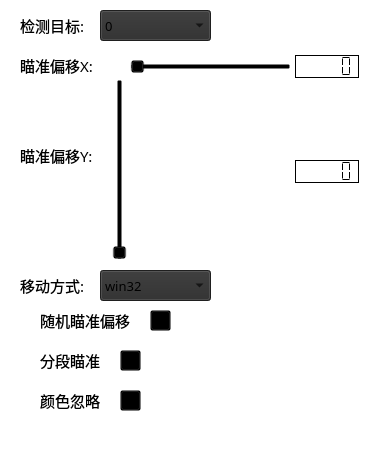
   <widget class="QFrame" name="parameteComponentFrame">
    <property name="geometry">
     <rect>
      <x>530</x>
      <y>60</y>
      <width>371</width>
      <height>471</height>
     </rect>
    </property>
    <property name="styleSheet">
     <string notr="true">background-color: rgba(0, 0, 0, 0);</string>
    </property>
    <property name="frameShape">
     <enum>QFrame::Shape::NoFrame</enum>
    </property>
    <property name="frameShadow">
     <enum>QFrame::Shadow::Raised</enum>
    </property>
    <widget class="QFrame" name="advancedSettingsFrame">
     <property name="geometry">
      <rect>
       <x>0</x>
       <y>0</y>
       <width>371</width>
       <height>461</height>
      </rect>
     </property>
     <property name="styleSheet">
      <string notr="true">background-color: rgba(0, 0, 0, 0);
border-color: rgba(0, 0, 0, 0);</string>
     </property>
     <property name="frameShape">
      <enum>QFrame::Shape::Box</enum>
     </property>
     <property name="frameShadow">
      <enum>QFrame::Shadow::Raised</enum>
     </property>
     <property name="lineWidth">
      <number>0</number>
     </property>
     <widget class="QComboBox" name="detectionTargetComboBox">
      <property name="geometry">
       <rect>
        <x>100</x>
        <y>10</y>
        <width>111</width>
        <height>31</height>
       </rect>
      </property>
      <property name="font">
       <font>
        <family>Microsoft YaHei</family>
        <pointsize>10</pointsize>
        <bold>false</bold>
       </font>
      </property>
      <property name="styleSheet">
       <string notr="true">background-color: rgb(44, 44, 44);</string>
      </property>
      <item>
       <property name="text">
        <string>0</string>
       </property>
      </item>
      <item>
       <property name="text">
        <string>1</string>
       </property>
      </item>
      <item>
       <property name="text">
        <string>2</string>
       </property>
      </item>
      <item>
       <property name="text">
        <string>ALL</string>
       </property>
      </item>
     </widget>
     <widget class="QLabel" name="detectionTargetLabel">
      <property name="geometry">
       <rect>
        <x>20</x>
        <y>10</y>
        <width>71</width>
        <height>31</height>
       </rect>
      </property>
      <property name="font">
       <font>
        <family>Microsoft YaHei</family>
        <pointsize>11</pointsize>
       </font>
      </property>
      <property name="styleSheet">
       <string notr="true">background-color: rgba(0, 0, 0, 0);</string>
      </property>
      <property name="text">
       <string>检测目标:</string>
      </property>
      <property name="alignment">
       <set>Qt::AlignmentFlag::AlignLeading|Qt::AlignmentFlag::AlignLeft|Qt::AlignmentFlag::AlignVCenter</set>
      </property>
     </widget>
     <widget class="QCheckBox" name="auxiliaryPressureGunCheckBox_4">
      <property name="geometry">
       <rect>
        <x>20</x>
        <y>310</y>
        <width>121</width>
        <height>20</height>
       </rect>
      </property>
      <property name="font">
       <font>
        <family>Microsoft YaHei</family>
        <pointsize>11</pointsize>
       </font>
      </property>
      <property name="text">
       <string>随机瞄准偏移</string>
      </property>
     </widget>
     <widget class="QCheckBox" name="smoothAimingCheckBox_4">
      <property name="geometry">
       <rect>
        <x>20</x>
        <y>350</y>
        <width>91</width>
        <height>20</height>
       </rect>
      </property>
      <property name="font">
       <font>
        <family>Microsoft YaHei</family>
        <pointsize>11</pointsize>
       </font>
      </property>
      <property name="text">
       <string>分段瞄准</string>
      </property>
     </widget>
     <widget class="QToolButton" name="auxiliaryPressureGunToolButton_4">
      <property name="geometry">
       <rect>
        <x>150</x>
        <y>310</y>
        <width>21</width>
        <height>21</height>
       </rect>
      </property>
      <property name="text">
       <string>...</string>
      </property>
     </widget>
     <widget class="QToolButton" name="smoothAimingToolButton_4">
      <property name="geometry">
       <rect>
        <x>120</x>
        <y>350</y>
        <width>21</width>
        <height>21</height>
       </rect>
      </property>
      <property name="text">
       <string>...</string>
      </property>
     </widget>
     <widget class="QToolButton" name="automaticTriggerToolButton_4">
      <property name="geometry">
       <rect>
        <x>120</x>
        <y>390</y>
        <width>21</width>
        <height>21</height>
       </rect>
      </property>
      <property name="text">
       <string>...</string>
      </property>
     </widget>
     <widget class="QCheckBox" name="automaticTriggerCheckBox_4">
      <property name="geometry">
       <rect>
        <x>20</x>
        <y>390</y>
        <width>91</width>
        <height>20</height>
       </rect>
      </property>
      <property name="font">
       <font>
        <family>Microsoft YaHei</family>
        <pointsize>11</pointsize>
       </font>
      </property>
      <property name="text">
       <string>颜色忽略</string>
      </property>
     </widget>
     <widget class="QLabel" name="label_26">
      <property name="geometry">
       <rect>
        <x>220</x>
        <y>15</y>
        <width>21</width>
        <height>21</height>
       </rect>
      </property>
      <property name="sizePolicy">
       <sizepolicy hsizetype="Fixed" vsizetype="Fixed">
        <horstretch>0</horstretch>
        <verstretch>0</verstretch>
       </sizepolicy>
      </property>
      <property name="toolTip">
       <string>根据模型进行调整</string>
      </property>
      <property name="text">
       <string/>
      </property>
      <property name="pixmap">
       <pixmap>ico/warningtriangle_87535-modified.png</pixmap>
      </property>
      <property name="scaledContents">
       <bool>true</bool>
      </property>
     </widget>
     <widget class="QLabel" name="aimingRangeLabel_3">
      <property name="geometry">
       <rect>
        <x>20</x>
        <y>50</y>
        <width>81</width>
        <height>31</height>
       </rect>
      </property>
      <property name="font">
       <font>
        <family>Microsoft YaHei</family>
        <pointsize>11</pointsize>
       </font>
      </property>
      <property name="styleSheet">
       <string notr="true">background-color: rgba(0, 0, 0, 0);</string>
      </property>
      <property name="text">
       <string>瞄准偏移X:</string>
      </property>
      <property name="alignment">
       <set>Qt::AlignmentFlag::AlignLeading|Qt::AlignmentFlag::AlignLeft|Qt::AlignmentFlag::AlignVCenter</set>
      </property>
     </widget>
     <widget class="QLCDNumber" name="offset_centerxNumber">
      <property name="geometry">
       <rect>
        <x>295</x>
        <y>55</y>
        <width>64</width>
        <height>23</height>
       </rect>
      </property>
      <property name="frameShape">
       <enum>QFrame::Shape::Box</enum>
      </property>
      <property name="frameShadow">
       <enum>QFrame::Shadow::Plain</enum>
      </property>
      <property name="segmentStyle">
       <enum>QLCDNumber::SegmentStyle::Flat</enum>
      </property>
     </widget>
     <widget class="QSlider" name="offset_centerxVerticalSlider">
      <property name="geometry">
       <rect>
        <x>130</x>
        <y>57</y>
        <width>161</width>
        <height>20</height>
       </rect>
      </property>
      <property name="orientation">
       <enum>Qt::Orientation::Horizontal</enum>
      </property>
     </widget>
     <widget class="QLabel" name="aimingRangeLabel_4">
      <property name="geometry">
       <rect>
        <x>20</x>
        <y>140</y>
        <width>81</width>
        <height>31</height>
       </rect>
      </property>
      <property name="font">
       <font>
        <family>Microsoft YaHei</family>
        <pointsize>11</pointsize>
       </font>
      </property>
      <property name="styleSheet">
       <string notr="true">background-color: rgba(0, 0, 0, 0);</string>
      </property>
      <property name="text">
       <string>瞄准偏移Y:</string>
      </property>
      <property name="alignment">
       <set>Qt::AlignmentFlag::AlignLeading|Qt::AlignmentFlag::AlignLeft|Qt::AlignmentFlag::AlignVCenter</set>
      </property>
     </widget>
     <widget class="QSlider" name="offset_centeryVerticalSlider">
      <property name="geometry">
       <rect>
        <x>110</x>
        <y>79</y>
        <width>20</width>
        <height>181</height>
       </rect>
      </property>
      <property name="orientation">
       <enum>Qt::Orientation::Vertical</enum>
      </property>
     </widget>
     <widget class="QLCDNumber" name="offset_centeryNumber">
      <property name="geometry">
       <rect>
        <x>295</x>
        <y>160</y>
        <width>64</width>
        <height>23</height>
       </rect>
      </property>
      <property name="frameShape">
       <enum>QFrame::Shape::Box</enum>
      </property>
      <property name="frameShadow">
       <enum>QFrame::Shadow::Plain</enum>
      </property>
      <property name="segmentStyle">
       <enum>QLCDNumber::SegmentStyle::Flat</enum>
      </property>
     </widget>
     <widget class="QLabel" name="label_27">
      <property name="geometry">
       <rect>
        <x>145</x>
        <y>80</y>
        <width>131</width>
        <height>181</height>
       </rect>
      </property>
      <property name="text">
       <string/>
      </property>
      <property name="pixmap">
       <pixmap>ico/body_photo.png</pixmap>
      </property>
      <property name="scaledContents">
       <bool>true</bool>
      </property>
     </widget>
     <widget class="QLabel" name="detectionTargetLabel_2">
      <property name="geometry">
       <rect>
        <x>20</x>
        <y>270</y>
        <width>71</width>
        <height>31</height>
       </rect>
      </property>
      <property name="font">
       <font>
        <family>Microsoft YaHei</family>
        <pointsize>11</pointsize>
       </font>
      </property>
      <property name="styleSheet">
       <string notr="true">background-color: rgba(0, 0, 0, 0);</string>
      </property>
      <property name="text">
       <string>移动方式:</string>
      </property>
      <property name="alignment">
       <set>Qt::AlignmentFlag::AlignLeading|Qt::AlignmentFlag::AlignLeft|Qt::AlignmentFlag::AlignVCenter</set>
      </property>
     </widget>
     <widget class="QComboBox" name="mobileModeQComboBox">
      <property name="geometry">
       <rect>
        <x>100</x>
        <y>270</y>
        <width>111</width>
        <height>31</height>
       </rect>
      </property>
      <property name="font">
       <font>
        <family>Microsoft YaHei</family>
        <pointsize>10</pointsize>
        <bold>false</bold>
       </font>
      </property>
      <property name="styleSheet">
       <string notr="true">background-color: rgb(44, 44, 44);</string>
      </property>
      <item>
       <property name="text">
        <string>win32</string>
       </property>
      </item>
      <item>
       <property name="text">
        <string>飞易来</string>
       </property>
      </item>
      <item>
       <property name="text">
        <string>KmBoxNet</string>
       </property>
      </item>
     </widget>
    </widget>
    <widget class="QFrame" name="softwareInformationFrame">
     <property name="geometry">
      <rect>
       <x>840</x>
       <y>0</y>
       <width>371</width>
       <height>461</height>
      </rect>
     </property>
     <property name="styleSheet">
      <string notr="true">background-color: rgba(0, 0, 0, 0);
border-color: rgba(0, 0, 0, 0);</string>
     </property>
     <property name="frameShape">
      <enum>QFrame::Shape::Box</enum>
     </property>
     <property name="frameShadow">
      <enum>QFrame::Shadow::Raised</enum>
     </property>
     <property name="lineWidth">
      <number>0</number>
     </property>
     <widget class="QLabel" name="label_2">
      <property name="geometry">
       <rect>
        <x>135</x>
        <y>10</y>
        <width>101</width>
        <height>41</height>
       </rect>
      </property>
      <property name="font">
       <font>
        <family>Microsoft YaHei</family>
        <pointsize>18</pointsize>
       </font>
      </property>
      <property name="text">
       <string>公告</string>
      </property>
      <property name="alignment">
       <set>Qt::AlignmentFlag::AlignCenter</set>
      </property>
     </widget>
     <widget class="QTextEdit" name="announcement">
      <property name="geometry">
       <rect>
        <x>30</x>
        <y>60</y>
        <width>311</width>
        <height>181</height>
       </rect>
      </property>
      <property name="markdown">
       <string>在这里显示公告！！！

</string>
      </property>
     </widget>
     <widget class="QLabel" name="label_3">
      <property name="geometry">
       <rect>
        <x>30</x>
        <y>260</y>
        <width>41</width>
        <height>21</height>
       </rect>
      </property>
      <property name="font">
       <font>
        <family>Microsoft YaHei</family>
        <pointsize>11</pointsize>
       </font>
      </property>
      <property name="text">
       <string>渠道：</string>
      </property>
     </widget>
     <widget class="QLabel" name="label_4">
      <property name="geometry">
       <rect>
        <x>30</x>
        <y>300</y>
        <width>91</width>
        <height>21</height>
       </rect>
      </property>
      <property name="font">
       <font>
        <family>Microsoft YaHei</family>
        <pointsize>11</pointsize>
       </font>
      </property>
      <property name="text">
       <string>当前版本：</string>
      </property>
     </widget>
     <widget class="QLabel" name="label_6">
      <property name="geometry">
       <rect>
        <x>30</x>
        <y>340</y>
        <width>71</width>
        <height>21</height>
       </rect>
      </property>
      <property name="font">
       <font>
        <family>Microsoft YaHei</family>
        <pointsize>11</pointsize>
       </font>
      </property>
      <property name="text">
       <string>更新时间：</string>
      </property>
     </widget>
     <widget class="QLabel" name="label_16">
      <property name="geometry">
       <rect>
        <x>30</x>
        <y>430</y>
        <width>41</width>
        <height>21</height>
       </rect>
      </property>
      <property name="font">
       <font>
        <family>Microsoft YaHei</family>
        <pointsize>11</pointsize>
       </font>
      </property>
      <property name="text">
       <string>作者：</string>
      </property>
     </widget>
     <widget class="QLabel" name="label_20">
      <property name="geometry">
       <rect>
        <x>70</x>
        <y>430</y>
        <width>61</width>
        <height>21</height>
       </rect>
      </property>
      <property name="font">
       <font>
        <family>Bauhaus 93</family>
        <pointsize>14</pointsize>
       </font>
      </property>
      <property name="text">
       <string>PASSER</string>
      </property>
     </widget>
     <widget class="QLabel" name="channelLabel">
      <property name="geometry">
       <rect>
        <x>80</x>
        <y>260</y>
        <width>181</width>
        <height>21</height>
       </rect>
      </property>
      <property name="font">
       <font>
        <family>Microsoft YaHei</family>
        <pointsize>11</pointsize>
       </font>
      </property>
      <property name="text">
       <string>内部预览版/预览版/正式版</string>
      </property>
     </widget>
     <widget class="QLabel" name="versionLabel">
      <property name="geometry">
       <rect>
        <x>110</x>
        <y>300</y>
        <width>300</width>
        <height>21</height>
       </rect>
      </property>
      <property name="font">
       <font>
        <family>Microsoft YaHei</family>
        <pointsize>11</pointsize>
       </font>
      </property>
      <property name="text">
       <string>NowVersion</string>
      </property>
     </widget>
     <widget class="QLabel" name="versionDateLabel">
      <property name="geometry">
       <rect>
        <x>110</x>
        <y>340</y>
        <width>200</width>
        <height>21</height>
       </rect>
      </property>
      <property name="font">
       <font>
        <family>Microsoft YaHei</family>
        <pointsize>11</pointsize>
       </font>
      </property>
      <property name="text">
       <string>VERSION_DATE</string>
      </property>
     </widget>
     <widget class="QLabel" name="label_24">
      <property name="geometry">
       <rect>
        <x>30</x>
        <y>320</y>
        <width>71</width>
        <height>21</height>
       </rect>
      </property>
      <property name="font">
       <font>
        <family>Microsoft YaHei</family>
        <pointsize>11</pointsize>
       </font>
      </property>
      <property name="text">
       <string>最新版本：</string>
      </property>
     </widget>
     <widget class="QLabel" name="latestVersionLabel">
      <property name="geometry">
       <rect>
        <x>110</x>
        <y>320</y>
        <width>650</width>
        <height>21</height>
       </rect>
      </property>
      <property name="font">
       <font>
        <family>Microsoft YaHei</family>
        <pointsize>11</pointsize>
       </font>
      </property>
      <property name="text">
       <string>LatestVersion</string>
      </property>
     </widget>
    </widget>
    <widget class="QFrame" name="basicSettingsFrame">
     <property name="geometry">
      <rect>
       <x>450</x>
       <y>0</y>
       <width>371</width>
       <height>461</height>
      </rect>
     </property>
     <property name="styleSheet">
      <string notr="true">background-color: rgba(0, 0, 0, 0);</string>
     </property>
     <property name="frameShape">
      <enum>QFrame::Shape::Box</enum>
     </property>
     <property name="frameShadow">
      <enum>QFrame::Shadow::Raised</enum>
     </property>
     <property name="lineWidth">
      <number>0</number>
     </property>
     <widget class="QComboBox" name="triggerMethodComboBox">
      <property name="geometry">
       <rect>
        <x>100</x>
        <y>50</y>
        <width>111</width>
        <height>31</height>
       </rect>
      </property>
      <property name="font">
       <font>
        <family>Microsoft YaHei</family>
        <pointsize>10</pointsize>
        <bold>false</bold>
       </font>
      </property>
      <property name="styleSheet">
       <string notr="true">background-color: rgb(44, 44, 44);</string>
      </property>
      <item>
       <property name="text">
        <string>按下</string>
       </property>
      </item>
      <item>
       <property name="text">
        <string>切换</string>
       </property>
      </item>
      <item>
       <property name="text">
        <string>shift+按下</string>
       </property>
      </item>
     </widget>
     <widget class="QCheckBox" name="aimBotCheckBox">
      <property name="geometry">
       <rect>
        <x>20</x>
        <y>10</y>
        <width>101</width>
        <height>21</height>
       </rect>
      </property>
      <property name="font">
       <font>
        <family>Arial Rounded MT</family>
        <pointsize>12</pointsize>
        <bold>true</bold>
       </font>
      </property>
      <property name="whatsThis">
       <string>自瞄开关</string>
      </property>
      <property name="text">
       <string>Aimbot</string>
      </property>
      <property name="iconSize">
       <size>
        <width>24</width>
        <height>24</height>
       </size>
      </property>
      <property name="autoRepeatDelay">
       <number>310</number>
      </property>
     </widget>
     <widget class="QLabel" name="triggerMethodLabel">
      <property name="geometry">
       <rect>
        <x>20</x>
        <y>50</y>
        <width>91</width>
        <height>31</height>
       </rect>
      </property>
      <property name="font">
       <font>
        <family>Microsoft YaHei</family>
        <pointsize>12</pointsize>
       </font>
      </property>
      <property name="styleSheet">
       <string notr="true">background-color: rgba(0, 0, 0, 0);</string>
      </property>
      <property name="text">
       <string>触发方式:</string>
      </property>
      <property name="alignment">
       <set>Qt::AlignmentFlag::AlignLeading|Qt::AlignmentFlag::AlignLeft|Qt::AlignmentFlag::AlignVCenter</set>
      </property>
     </widget>
     <widget class="QCheckBox" name="sideButtonCheckBox">
      <property name="geometry">
       <rect>
        <x>180</x>
        <y>10</y>
        <width>171</width>
        <height>20</height>
       </rect>
      </property>
      <property name="font">
       <font>
        <family>Microsoft YaHei</family>
        <pointsize>12</pointsize>
       </font>
      </property>
      <property name="text">
       <string>鼠标侧键瞄准开关</string>
      </property>
     </widget>
     <widget class="QLabel" name="triggerHotkeyLabel">
      <property name="geometry">
       <rect>
        <x>20</x>
        <y>90</y>
        <width>200</width>
        <height>31</height>
       </rect>
      </property>
      <property name="font">
       <font>
        <family>Microsoft YaHei</family>
        <pointsize>12</pointsize>
       </font>
      </property>
      <property name="styleSheet">
       <string notr="true">background-color: rgba(0, 0, 0, 0);</string>
      </property>
      <property name="text">
       <string>触发热键(点击更改):</string>
      </property>
      <property name="alignment">
       <set>Qt::AlignmentFlag::AlignLeading|Qt::AlignmentFlag::AlignLeft|Qt::AlignmentFlag::AlignVCenter</set>
      </property>
     </widget>
     <widget class="QPushButton" name="HotkeyName">
      <property name="geometry">
       <rect>
        <x>160</x>
        <y>90</y>
        <width>111</width>
        <height>31</height>
       </rect>
      </property>
      <property name="font">
       <font>
        <family>Microsoft YaHei</family>
        <pointsize>10</pointsize>
        <bold>false</bold>
       </font>
      </property>
      <property name="styleSheet">
       <string notr="true">background-color: transparent;</string>
      </property>
      <property name="text">
       <string>HotKeyName</string>
      </property>
     </widget>
     <widget class="QCheckBox" name="auxiliaryPressureGunCheckBox">
      <property name="enabled">
       <bool>false</bool>
      </property>
      <property name="geometry">
       <rect>
        <x>20</x>
        <y>140</y>
        <width>91</width>
        <height>20</height>
       </rect>
      </property>
      <property name="font">
       <font>
        <family>Microsoft YaHei</family>
        <pointsize>12</pointsize>
       </font>
      </property>
      <property name="text">
       <string>辅助压枪</string>
      </property>
     </widget>
     <widget class="QCheckBox" name="smoothAimingCheckBox">
      <property name="enabled">
       <bool>false</bool>
      </property>
      <property name="geometry">
       <rect>
        <x>20</x>
        <y>180</y>
        <width>91</width>
        <height>20</height>
       </rect>
      </property>
      <property name="font">
       <font>
        <family>Microsoft YaHei</family>
        <pointsize>12</pointsize>
       </font>
      </property>
      <property name="text">
       <string>平滑瞄准</string>
      </property>
     </widget>
     <widget class="QToolButton" name="auxiliaryPressureGunToolButton">
      <property name="geometry">
       <rect>
        <x>120</x>
        <y>140</y>
        <width>21</width>
        <height>21</height>
       </rect>
      </property>
      <property name="text">
       <string>...</string>
      </property>
     </widget>
     <widget class="QToolButton" name="smoothAimingToolButton">
      <property name="geometry">
       <rect>
        <x>120</x>
        <y>180</y>
        <width>21</width>
        <height>21</height>
       </rect>
      </property>
      <property name="text">
       <string>...</string>
      </property>
     </widget>
     <widget class="QToolButton" name="automaticTriggerToolButton">
      <property name="geometry">
       <rect>
        <x>120</x>
        <y>220</y>
        <width>21</width>
        <height>21</height>
       </rect>
      </property>
      <property name="text">
       <string>...</string>
      </property>
     </widget>
     <widget class="QCheckBox" name="automaticTriggerCheckBox">
      <property name="enabled">
       <bool>false</bool>
      </property>
      <property name="geometry">
       <rect>
        <x>20</x>
        <y>220</y>
        <width>91</width>
        <height>20</height>
       </rect>
      </property>
      <property name="font">
       <font>
        <family>Microsoft YaHei</family>
        <pointsize>12</pointsize>
       </font>
      </property>
      <property name="text">
       <string>自动扳机</string>
      </property>
     </widget>
     <widget class="QLabel" name="lockSpeedLabel">
      <property name="geometry">
       <rect>
        <x>15</x>
        <y>255</y>
        <width>71</width>
        <height>31</height>
       </rect>
      </property>
      <property name="font">
       <font>
        <family>Microsoft YaHei</family>
        <pointsize>12</pointsize>
       </font>
      </property>
      <property name="styleSheet">
       <string notr="true">background-color: rgba(0, 0, 0, 0);</string>
      </property>
      <property name="text">
       <string>瞄准速度:</string>
      </property>
      <property name="alignment">
       <set>Qt::AlignmentFlag::AlignLeading|Qt::AlignmentFlag::AlignLeft|Qt::AlignmentFlag::AlignVCenter</set>
      </property>
     </widget>
     <widget class="QLabel" name="aimingRangeLabel">
      <property name="geometry">
       <rect>
        <x>15</x>
        <y>295</y>
        <width>71</width>
        <height>31</height>
       </rect>
      </property>
      <property name="font">
       <font>
        <family>Microsoft YaHei</family>
        <pointsize>12</pointsize>
       </font>
      </property>
      <property name="styleSheet">
       <string notr="true">background-color: rgba(0, 0, 0, 0);</string>
      </property>
      <property name="text">
       <string>瞄准范围:</string>
      </property>
      <property name="alignment">
       <set>Qt::AlignmentFlag::AlignLeading|Qt::AlignmentFlag::AlignLeft|Qt::AlignmentFlag::AlignVCenter</set>
      </property>
     </widget>
     <widget class="QSlider" name="lockSpeedHorizontalSlider">
      <property name="geometry">
       <rect>
        <x>95</x>
        <y>262</y>
        <width>191</width>
        <height>18</height>
       </rect>
      </property>
      <property name="orientation">
       <enum>Qt::Orientation::Horizontal</enum>
      </property>
     </widget>
     <widget class="QSlider" name="aimRangeHorizontalSlider">
      <property name="geometry">
       <rect>
        <x>95</x>
        <y>302</y>
        <width>191</width>
        <height>18</height>
       </rect>
      </property>
      <property name="orientation">
       <enum>Qt::Orientation::Horizontal</enum>
      </property>
     </widget>
     <widget class="QLCDNumber" name="lockSpeedLcdNumber">
      <property name="geometry">
       <rect>
        <x>290</x>
        <y>260</y>
        <width>64</width>
        <height>23</height>
       </rect>
      </property>
      <property name="frameShape">
       <enum>QFrame::Shape::Box</enum>
      </property>
      <property name="frameShadow">
       <enum>QFrame::Shadow::Plain</enum>
      </property>
      <property name="segmentStyle">
       <enum>QLCDNumber::SegmentStyle::Flat</enum>
      </property>
     </widget>
     <widget class="QLCDNumber" name="aimRangeLcdNumber">
      <property name="geometry">
       <rect>
        <x>290</x>
        <y>300</y>
        <width>64</width>
        <height>23</height>
       </rect>
      </property>
      <property name="frameShape">
       <enum>QFrame::Shape::Box</enum>
      </property>
      <property name="frameShadow">
       <enum>QFrame::Shadow::Plain</enum>
      </property>
      <property name="segmentStyle">
       <enum>QLCDNumber::SegmentStyle::Flat</enum>
      </property>
     </widget>
     <widget class="QToolButton" name="auxiliaryPressureGunToolButton_2">
      <property name="geometry">
       <rect>
        <x>175</x>
        <y>340</y>
        <width>21</width>
        <height>21</height>
       </rect>
      </property>
      <property name="text">
       <string>...</string>
      </property>
     </widget>
     <widget class="QCheckBox" name="auxiliaryPressureGunCheckBox_2">
      <property name="enabled">
       <bool>false</bool>
      </property>
      <property name="geometry">
       <rect>
        <x>15</x>
        <y>340</y>
        <width>151</width>
        <height>20</height>
       </rect>
      </property>
      <property name="font">
       <font>
        <family>Microsoft YaHei</family>
        <pointsize>12</pointsize>
       </font>
      </property>
      <property name="text">
       <string>瞄准速度衰减速率</string>
      </property>
     </widget>
    </widget>
   </widget>
